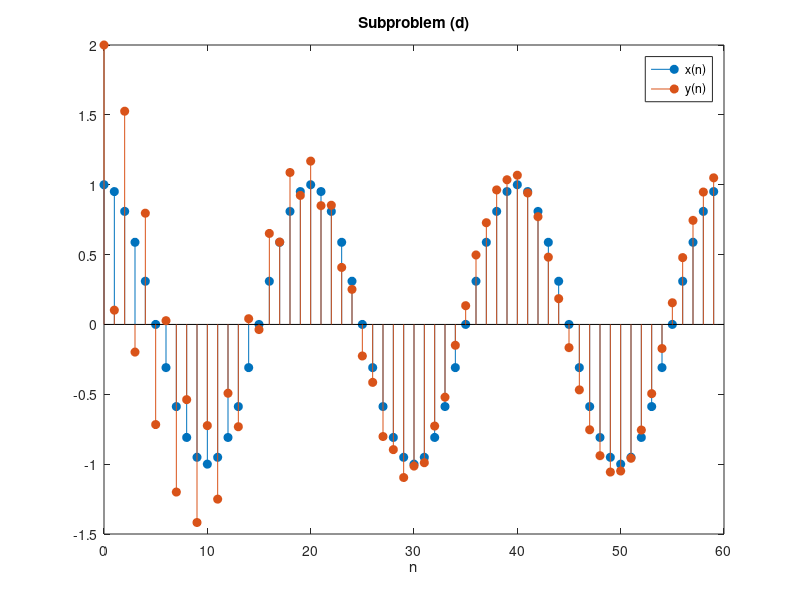

MATLAB code to generate this figure:
%system model: y(n) + 0.9y(n-1) = 2x(n) ; y(-1) = 0
%case:x(n) = cos(0.1*pi*n)u(n)


n = 0:59;
b = [2];
a = [1 0.9];
x = cos(0.1*pi*n).';
y = filter(b, a, x);
figure
stem(n, [x y], 'fill');
xlabel('n')
title('Subproblem (d)');
legend('x(n)', 'y(n)');